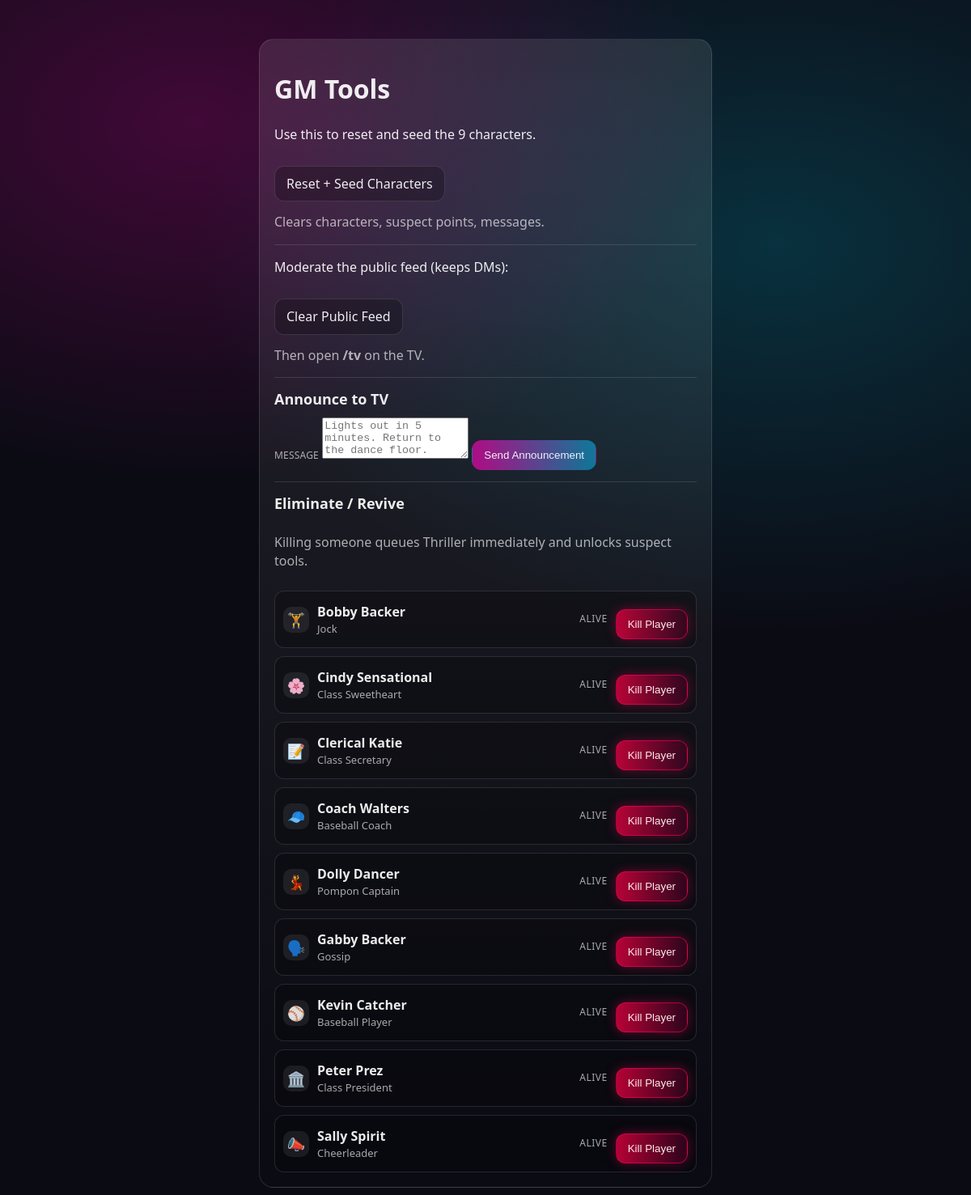
The page /gm on the database as committed earlier.
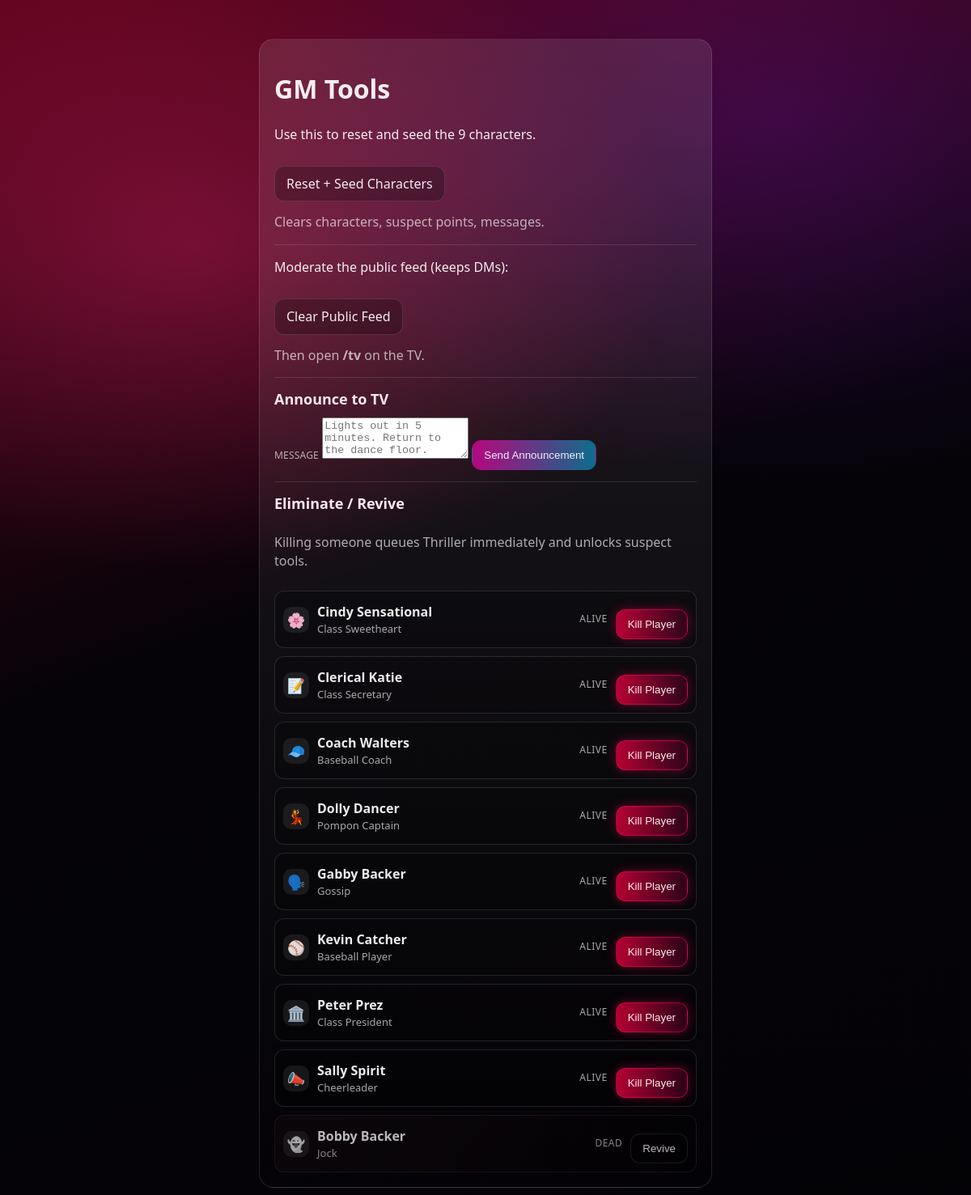
The same page on the database as committed later.
### tables this page shows
CREATE TABLE characters (
        id INTEGER PRIMARY KEY AUTOINCREMENT,
        name TEXT NOT NULL,
        role_tag TEXT NOT NULL,
        bio TEXT NOT NULL,
        avatar_emoji TEXT NOT NULL,
        is_alive INTEGER NOT NULL DEFAULT 1,
        suspect_score INTEGER NOT NULL DEFAULT 0,
        balance INTEGER NOT NULL DEFAULT 500,
        login_code TEXT NOT NULL UNIQUE
    );

### app.py (the view)
@app.route("/gm")
def gm():
    conn = get_db()
    characters = conn.execute("""
        SELECT * FROM characters
        ORDER BY is_alive DESC, name ASC
    """).fetchall()
    phase_two = is_phase_two(conn)
    conn.close()
    return render_template("gm.html", characters=characters, phase_two=phase_two)

### app.py (called while the page is built)
def get_db():
    conn = sqlite3.connect(DB_PATH)
    conn.row_factory = sqlite3.Row
    conn.execute("PRAGMA foreign_keys = ON")
    return conn

def is_phase_two(conn=None):
    owns_conn = False
    if conn is None:
        conn = get_db()
        owns_conn = True
    row = conn.execute("SELECT COUNT(*) AS cnt FROM characters WHERE is_alive = 0").fetchone()
    if owns_conn:
        conn.close()
    return bool(row and row["cnt"] > 0)

@app.before_request
def ensure_tables():
    global _db_initialized
    if not _db_initialized:
        init_db()
        _db_initialized = True

### templates/gm.html (shortened to what this page needs)
<!doctype html>
<html>
<head>
  <link rel="stylesheet" href="{{ url_for('static', filename='style.css') }}">
</head>
<body class="gm {{ 'phase-two' if phase_two else 'phase-one' }}">
  <div class="gm-wrap">
    <h1>GM Tools</h1>
    <p>Use this to reset and seed the 9 characters.</p>
    <a class="btn" href="/gm/seed">Reset + Seed Characters</a>
    <p class="hint">Clears characters, suspect points, messages.</p>
    <hr class="divider" />
    <p>Moderate the public feed (keeps DMs):</p>
    <a class="btn" href="/gm/clear_public">Clear Public Feed</a>
    <p class="hint">Then open <strong>/tv</strong> on the TV.</p>
    <hr class="divider" />
    <div class="gm-section">
      <div class="panel-title">Announce to TV</div>
      <form class="gm-announce-form" action="/gm/announce" method="post">
        <label class="form-label" for="gm-announcement">Message</label>
        <textarea id="gm-announcement" name="announcement" rows="3" maxlength="280" placeholder="Lights out in 5 minutes. Return to the dance floor." required></textarea>
        <button class="btn primary" type="submit">Send Announcement</button>
      </form>
    </div>
    <hr class="divider" />
    <div class="gm-section">
      <div class="panel-title">Eliminate / Revive</div>
      <p class="hint">Killing someone queues Thriller immediately and unlocks suspect tools.</p>
      <div class="gm-roster">
        {% for c in characters %}
          <div class="gm-row {% if not c.is_alive %}dead{% endif %}">
            <div class="avatar small" data-emoji="{{ c.avatar_emoji }}">{{ c.avatar_emoji if c.is_alive else "👻" }}</div>
            <div class="gm-row-main">
              <div class="gm-row-name">{{ c.name }}</div>
              <div class="gm-row-role">{{ c.role_tag }}</div>
            </div>
            <div class="gm-row-status">{% if c.is_alive %}Alive{% else %}Dead{% endif %}</div>
            <form action="{{ url_for('gm_kill') }}" method="post">
              <button class="btn {% if c.is_alive %}danger{% endif %}" type="submit">
                {% if c.is_alive %}Kill Player{% else %}Revive{% endif %}
              </button>
            </form>
          </div>
        {% endfor %}
      </div>
    </div>
  </div>
</body>
</html>

### static/style.css (style rules this page uses)
:root { --bg: #0b0b14; --card: rgba(255,255,255,0.06); --card2: rgba(255,255,255,0.1); --text: rgba(255,255,255,0.92); --muted: rgba(255,255,255,0.65); --line: rgba(255,255,255,0.12); --blood: #c3123f; --neon: #58f3ff; --violet: #c66bff; }
* { box-sizing: border-box; }
body { margin: 0; font-family: "Space Grotesk", "Montserrat", "Segoe UI", system-ui, -apple-system, Roboto, Helvetica, Arial, sans-serif; background: radial-gradient(1200px 800px at 20% 10%, rgba(255,0,180,0.22), transparent 55%), radial-gradient(1200px 800px at 80% 20%, rgba(0,220,255,0.18), transparent 60%), var(--bg); color: var(--text); line-height: 1.4; }
body.phase-two { background: radial-gradient(1200px 800px at 20% 20%, rgba(255,40,120,0.32), transparent 50%), radial-gradient(1200px 800px at 80% 10%, rgba(130,30,255,0.22), transparent 55%), linear-gradient(160deg, rgba(255,0,60,0.35), rgba(0,0,0,0.4) 45%, rgba(0,0,0,0.6)), #08050d; }
.dead { opacity: 0.78; filter: grayscale(75%) saturate(60%); }
.gm-wrap { max-width: 560px; margin: 48px auto; padding: 18px; border: 1px solid var(--line); border-radius: 18px; background: linear-gradient(180deg, var(--card2), transparent); }
.gm-section { display: flex; flex-direction: column; gap: 10px; }
.gm-roster { display: flex; flex-direction: column; gap: 10px; }
.gm-row { display: grid; grid-template-columns: auto 1fr auto auto; gap: 10px; align-items: center; padding: 10px; border: 1px solid var(--line); border-radius: 12px; background: rgba(0,0,0,0.25); }
.gm-row.dead { border-color: rgba(255,0,80,0.35); background: linear-gradient(120deg, rgba(60,0,20,0.55), rgba(0,0,0,0.35)); }
.gm-row-name { font-weight: 800; }
.gm-row-role { color: var(--muted); font-size: 13px; }
.gm-row-status { font-size: 12px; color: var(--muted); text-transform: uppercase; letter-spacing: 0.5px; }
.btn { display: inline-block; margin-top: 12px; padding: 10px 14px; border-radius: 12px; border: 1px solid var(--line); color: var(--text); text-decoration: none; background: rgba(0,0,0,0.25); }
.btn.danger { border-color: rgba(255,0,90,0.6); background: linear-gradient(90deg, rgba(255,0,70,0.7), rgba(80,0,40,0.5)); color: #ffe8ef; box-shadow: 0 0 14px rgba(255,0,90,0.35); }
.hint { color: var(--muted); margin-top: 14px; }
.panel-title { font-weight: 800; font-size: 18px; }
body.phase-two .panel-title { color: #ffe6f1; }
.avatar.small { width: 32px; height: 32px; display: grid; place-items: center; font-size: 18px; border-radius: 10px; background: rgba(255,255,255,0.08); line-height: 1; overflow: hidden; flex-shrink: 0; }
.btn.primary { background: linear-gradient(90deg, rgba(255,0,180,0.65), rgba(0,200,255,0.5)); border-color: transparent; }
.form-label { color: var(--muted); font-size: 12px; letter-spacing: 0.2px; text-transform: uppercase; }
.divider { border: none; border-top: 1px solid var(--line); margin: 14px 0; }

Rows that differ between the two databases and show on the page:
changed characters "Bobby Backer": is_alive "🏋️" → "👻"; is_alive "ALIVE Kill Player" → "DEAD Revive"; moves down the list
